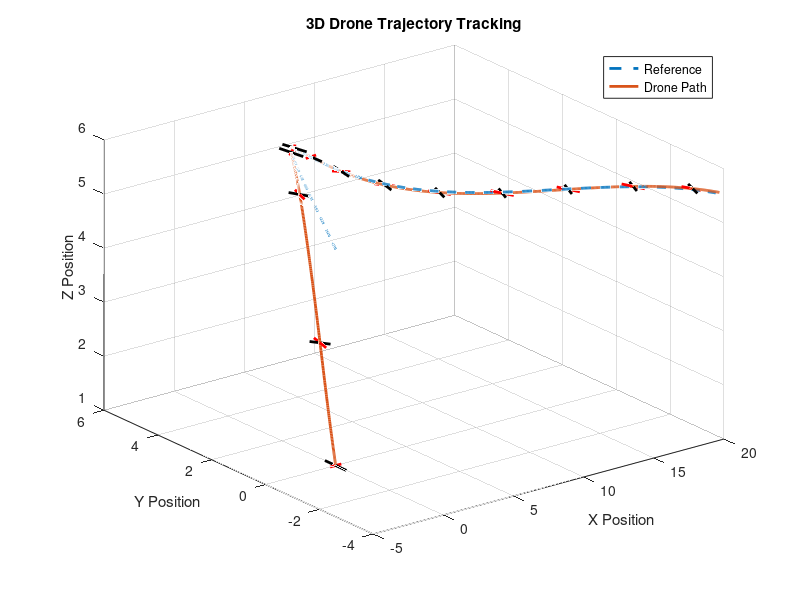
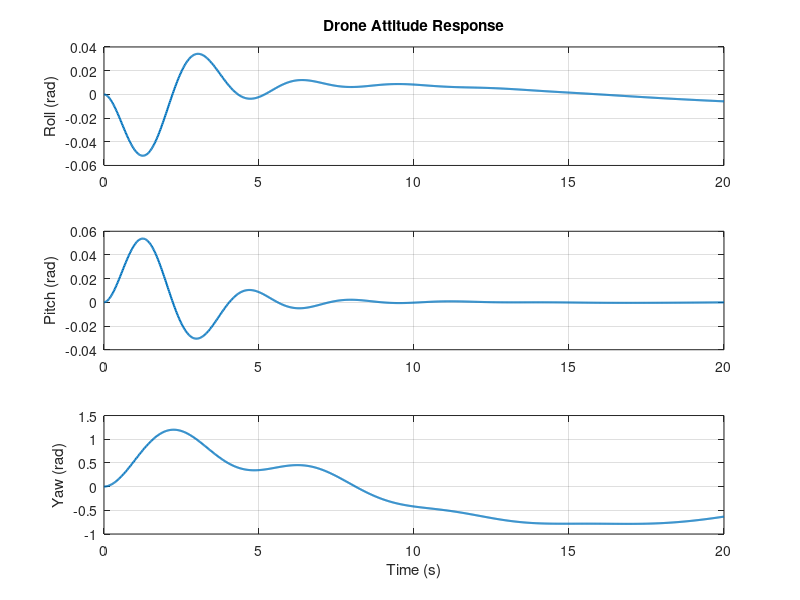
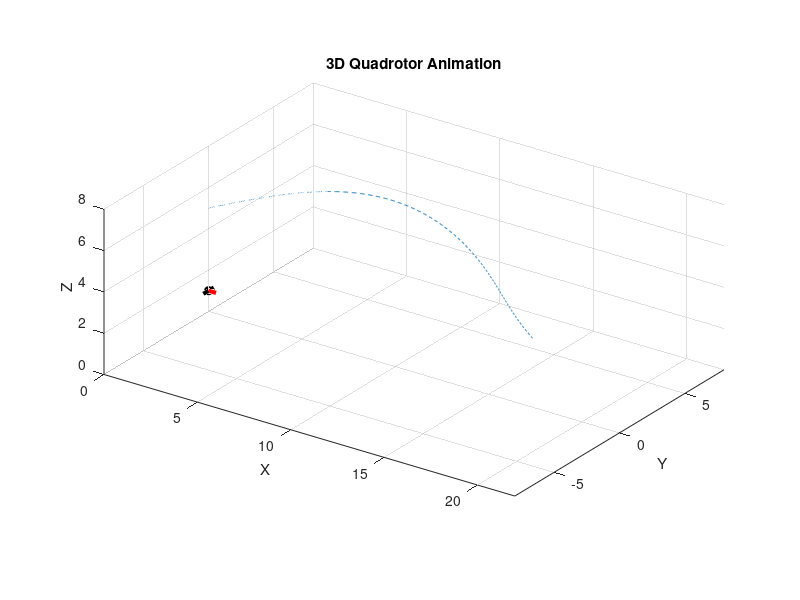

MATLAB code for these plots, in order: (Note: this script raises an error after producing the figures.)
%% ADVANCED REPOSITORY 01
% Version 4
% 3D Quadrotor Flight Dynamics

clc;
clear;
close all;

%% TIME SETTINGS

dt = 0.02;
tEnd = 20;

t = 0:dt:tEnd;

N = length(t);

%% DRONE PARAMETERS

m = 1.2;
g = 9.81;

%% STATES

x = zeros(1,N);
y = zeros(1,N);
z = zeros(1,N);

vx = zeros(1,N);
vy = zeros(1,N);
vz = zeros(1,N);

% ATTITUDE STATES

roll  = zeros(1,N);
pitch = zeros(1,N);
yaw   = zeros(1,N);

% ANGULAR RATES

p = zeros(1,N);   % Roll rate
q = zeros(1,N);   % Pitch rate
r = zeros(1,N);   % Yaw rate

%% INITIAL CONDITIONS

x(1) = 0;
y(1) = 0;
z(1) = 1;

%% REFERENCE TRAJECTORY

x_ref = linspace(0,20,N);

y_ref = 5*sin(0.2*t);

z_ref = 5 + 0.5*sin(0.4*t);

%% LQR-STYLE CONTROL MATRICES

Qx = 2.5;
Qy = 2.0;
Qz = 3.0;

Rx = 0.4;
Ry = 0.4;
Rz = 0.5;

%% DERIVED FEEDBACK GAINS

Kp_x = sqrt(Qx/Rx);
Kd_x = 1.8*sqrt(Qx);

Kp_y = sqrt(Qy/Ry);
Kd_y = 1.8*sqrt(Qy);

Kp_z = sqrt(Qz/Rz);
Kd_z = 2.0*sqrt(Qz);

%% DISTURBANCES

windX = 0.2*sin(0.5*t);
windY = 0.2*cos(0.3*t);
%% CONTROL INPUT STORAGE

ux_store = zeros(1,N);
uy_store = zeros(1,N);
uz_store = zeros(1,N);

%% MAIN SIMULATION LOOP

for i = 1:N-1
    
    %% POSITION ERRORS
    
    ex = x_ref(i) - x(i);
    ey = y_ref(i) - y(i);
    ez = z_ref(i) - z(i);
    
   %% REFERENCE VELOCITIES

vx_ref = (x_ref(i+1)-x_ref(i))/dt;
vy_ref = (y_ref(i+1)-y_ref(i))/dt;
vz_ref = (z_ref(i+1)-z_ref(i))/dt;

%% VELOCITY ERRORS

evx = vx_ref - vx(i);
evy = vy_ref - vy(i);
evz = vz_ref - vz(i);
 %% LQR-STYLE CONTROL LAW

ux = Kp_x*ex + Kd_x*evx;
uy = Kp_y*ey + Kd_y*evy;
uz = Kp_z*ez + Kd_z*evz;

%% CONTROL EFFORT PENALTY

ux = ux/(1 + Rx*abs(ux));
uy = uy/(1 + Ry*abs(uy));
uz = uz/(1 + Rz*abs(uz));

%% STORE CONTROL INPUTS

ux_store(i) = ux;
uy_store(i) = uy;
uz_store(i) = uz;

%% APPLY DISTURBANCES

ax = ux + 0.5*windX(i);

ay = uy + 0.15*windY(i);

az = uz;
    
    %% LIMIT ACCELERATION
    
    ax = max(min(ax,3),-3);
    ay = max(min(ay,3),-3);
    az = max(min(az,4),-4);
    
   %% INTEGRATION

vx(i+1) = vx(i) + ax*dt;
vy(i+1) = vy(i) + ay*dt;
vz(i+1) = vz(i) + az*dt;

x(i+1) = x(i) + vx(i)*dt;
y(i+1) = y(i) + vy(i)*dt;
z(i+1) = z(i) + vz(i)*dt;

%% ATTITUDE DYNAMICS

% DESIRED ANGLES

roll_ref  = -0.04*ay;
pitch_ref =  0.04*ax;

% ANGLE ERRORS

eroll  = roll_ref  - roll(i);
epitch = pitch_ref - pitch(i);

% RATE DYNAMICS

p(i+1) = p(i) + 4*eroll*dt;
q(i+1) = q(i) + 4*epitch*dt;

% DAMPING

p(i+1) = 0.98*p(i+1);
q(i+1) = 0.98*q(i+1);

% ANGLE INTEGRATION

roll(i+1)  = roll(i)  + p(i+1)*dt;
pitch(i+1) = pitch(i) + q(i+1)*dt;

% YAW CONTROL

yaw_ref = atan2(vy(i+1),vx(i+1));

eyaw = yaw_ref - yaw(i);

r(i+1) = r(i) + 2*eyaw*dt;

r(i+1) = 0.99*r(i+1);

yaw(i+1) = yaw(i) + r(i+1)*dt;
    
    %% PREVENT GROUND COLLISION
    
    if z(i+1) < 0
        
        z(i+1) = 0;
        vz(i+1) = 0;
        
    end
    
end

%% 3D TRAJECTORY

figure(1);

plot3(x_ref,y_ref,z_ref,'--','LineWidth',2);
hold on;

plot3(x,y,z,'LineWidth',2);

% QUADROTOR SNAPSHOTS

skip = 80;

armLength = 0.4;

for k = 1:skip:N
    
    % BODY AXES
    
    xBody = [ ...
        x(k)-armLength*cos(yaw(k)), ...
        x(k)+armLength*cos(yaw(k))];
    
    yBody = [ ...
        y(k)-armLength*sin(yaw(k)), ...
        y(k)+armLength*sin(yaw(k))];
    
    zBody = [z(k) z(k)];
    
    % CROSS ARM
    
    xCross = [ ...
        x(k)-armLength*cos(yaw(k)+pi/2), ...
        x(k)+armLength*cos(yaw(k)+pi/2)];
    
    yCross = [ ...
        y(k)-armLength*sin(yaw(k)+pi/2), ...
        y(k)+armLength*sin(yaw(k)+pi/2)];
    
    zCross = [z(k) z(k)];
    
    plot3(xBody,yBody,zBody,...
        'r','LineWidth',2);
    
    plot3(xCross,yCross,zCross,...
        'k','LineWidth',2);
    
end
grid on;

xlabel('X Position');
ylabel('Y Position');
zlabel('Z Position');

title('3D Drone Trajectory Tracking');

legend({'Reference','Drone Path'});

%% SAVE FIGURE
saveas(gcf,'drone_3d_trajectory.png');

%% ATTITUDE RESPONSES

figure(2);

subplot(3,1,1);

plot(t,roll,'LineWidth',1.5);

grid on;

ylabel('Roll (rad)');

title('Drone Attitude Response');

subplot(3,1,2);

plot(t,pitch,'LineWidth',1.5);

grid on;

ylabel('Pitch (rad)');

subplot(3,1,3);

plot(t,yaw,'LineWidth',1.5);

grid on;

ylabel('Yaw (rad)');
xlabel('Time (s)');

%% SAVE FIGURE
saveas(gcf,'drone_attitude.png');
%% 3D QUADROTOR ANIMATION

figure(3);

filename = 'quadrotor_animation.gif';

armLength = 0.4;

for k = 1:10:N
    
    clf;
    
    hold on;
    
    % REFERENCE TRAJECTORY
    plot3(x_ref,y_ref,z_ref,'--');
    
    % ACTUAL TRAJECTORY
    plot3(x(1:k),y(1:k),z(1:k),...
        'b','LineWidth',2);
    
    %% QUADROTOR BODY
    
    xBody = [ ...
        x(k)-armLength*cos(yaw(k)), ...
        x(k)+armLength*cos(yaw(k))];
    
    yBody = [ ...
        y(k)-armLength*sin(yaw(k)), ...
        y(k)+armLength*sin(yaw(k))];
    
    zBody = [z(k) z(k)];
    
    xCross = [ ...
        x(k)-armLength*cos(yaw(k)+pi/2), ...
        x(k)+armLength*cos(yaw(k)+pi/2)];
    
    yCross = [ ...
        y(k)-armLength*sin(yaw(k)+pi/2), ...
        y(k)+armLength*sin(yaw(k)+pi/2)];
    
    zCross = [z(k) z(k)];
    
    plot3(xBody,yBody,zBody,...
        'r','LineWidth',3);
    
    plot3(xCross,yCross,zCross,...
        'k','LineWidth',3);
    
    % DRONE CENTER
    
    plot3(x(k),y(k),z(k),...
        'ko','MarkerSize',6,...
        'MarkerFaceColor','k');
    
    %% AXES
    
    xlabel('X');
    ylabel('Y');
    zlabel('Z');
    
    title('3D Quadrotor Animation');
    
    grid on;
    
    axis equal;
    
    xlim([0 22]);
    ylim([-8 8]);
    zlim([0 8]);
    
    view(35,25);
    
    drawnow;
    
    %% GIF EXPORT
    
    frame = getframe(gcf);
    
    im = frame2im(frame);
    
    [A,map] = rgb2ind(im,256);
    
    if k == 1
        
        imwrite(A,map,filename,...
            'gif',...
            'LoopCount',Inf,...
            'DelayTime',0.05);
        
    else
        
        imwrite(A,map,filename,...
            'gif',...
            'WriteMode','append',...
            'DelayTime',0.05);
        
    end
    
end

%% CONTROL INPUT RESPONSES

figure(4);

subplot(3,1,1);

plot(t(1:N-1),ux_store(1:N-1),...
    'LineWidth',1.5);

grid on;

ylabel('u_x');

title('Optimal Control Inputs');

subplot(3,1,2);

plot(t(1:N-1),uy_store(1:N-1),...
    'LineWidth',1.5);

grid on;

ylabel('u_y');

subplot(3,1,3);

plot(t(1:N-1),uz_store(1:N-1),...
    'LineWidth',1.5);

grid on;

ylabel('u_z');

xlabel('Time (s)');

%% SAVE FIGURE
saveas(gcf,'drone_lqr_control.png');

%% RESULTS

trajectoryError = mean( ...
    sqrt((x_ref-x).^2 + ...
         (y_ref-y).^2 + ...
         (z_ref-z).^2));

fprintf('\n3D DRONE RESULTS:\n');

fprintf('Final X Position = %.4f m\n',x(end));

fprintf('Final Y Position = %.4f m\n',y(end));

fprintf('Final Z Position = %.4f m\n',z(end));

fprintf('Mean Trajectory Error = %.4f m\n',trajectoryError);

fprintf('\nFiles saved:\n');

fprintf('1. drone_3d_trajectory.png\n');
fprintf('2. drone_attitude.png\n');
fprintf('3. quadrotor_animation.gif\n');
fprintf('4. drone_lqr_control.png\n');

%% END
